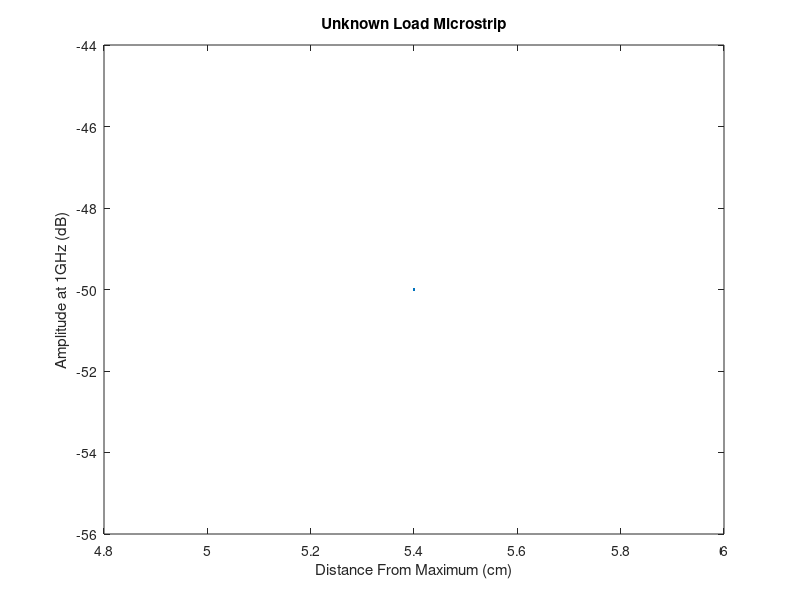

Recreate this plot in MATLAB.
data=csvread('unknownMicro2.csv');
x=data(:,1);
y=data(:,2);
h=figure;
plot(x,y);
xlabel('Distance From Maximum (cm)');
ylabel('Amplitude at 1GHz (dB)');
title('Unknown Load Microstrip');
saveas(h,'Unknown Load Microstrip Without Noise.pdf');
close (h);